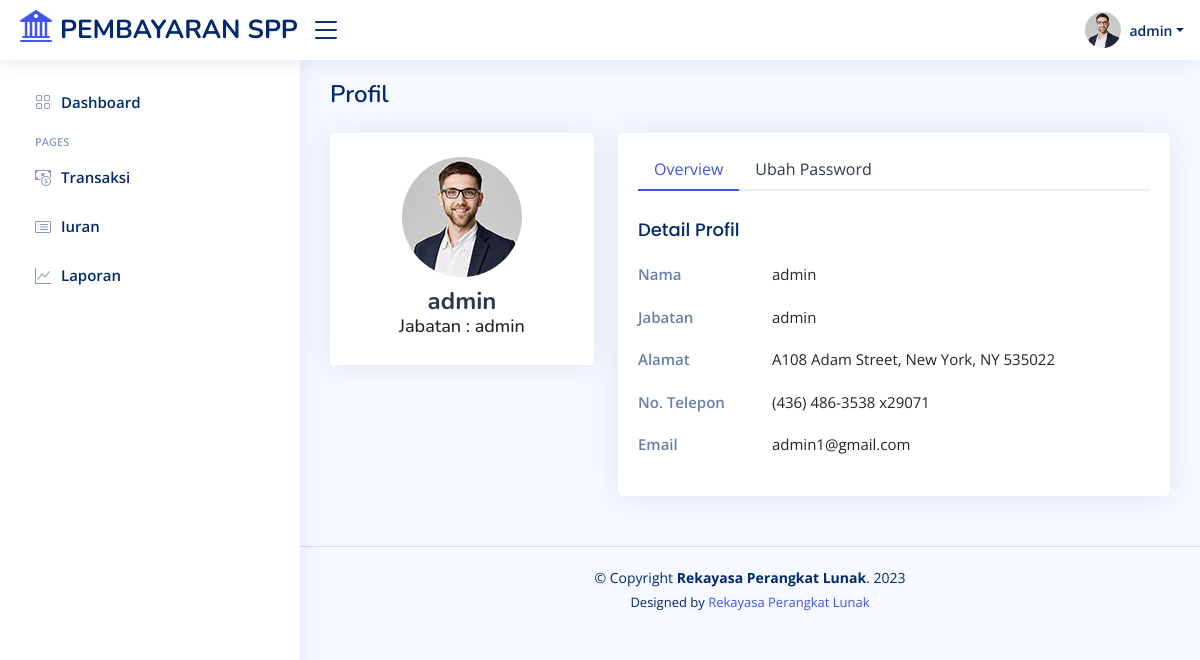
The app's page /views/profil.php (signed in) with its own data.
### tables this page shows
CREATE TABLE `users` (
  `id_user` int(20) NOT NULL,
  `nama` varchar(225) NOT NULL,
  `username` varchar(225) NOT NULL,
  `password` varchar(225) NOT NULL,
  `email` varchar(225) NOT NULL,
  `jabatan` varchar(20) NOT NULL,
  `foto` varchar(225) NOT NULL
);

### views/profil.php (the view, shortened to what this page needs)
<?php
  include "../back/koneksi.php";
  $id = $_SESSION['id_user'];
  $query = "SELECT * FROM users WHERE id_user = '$id'";
  $sql = mysqli_query($conn, $query);
  $result = mysqli_fetch_assoc($sql);
 ?>
<?php include "V_head.php"; ?>
  <?php include "V_header.php"; ?>
  <?php include "V_sidebar.php"; ?>
  <main id="main" class="main">
    <div class="pagetitle mb-4">
      <h1>Profil</h1>
    </div>
    <section class="section profile">
      <div class="row">
        <div class="col-xl-4">
          <div class="card">
            <div class="card-body profile-card pt-4 d-flex flex-column align-items-center">
              <img src="../assets/img/img_profil/<?php if($_SESSION['foto'] == "") {echo "profile-img.jpg";} else{echo $_SESSION['foto'];} ?>" alt="Profile" class="rounded-circle">
              <h2 class=""><?= $result['nama']; ?></h2>
              <h3>Jabatan : <?= $result['jabatan']; ?></h3>
            </div>
          </div>
        </div>
        <div class="col-xl-8">
          <div class="card">
            <div class="card-body pt-3">
              <ul class="nav nav-tabs nav-tabs-bordered">
                <li class="nav-item">
                  <button class="nav-link active" data-bs-toggle="tab" data-bs-target="#profile-overview">Overview</button>
                </li>
                <li class="nav-item">
                  <button class="nav-link" data-bs-toggle="tab" data-bs-target="#profile-change-password">Ubah Password</button>
                </li>
              </ul>
              <div class="tab-content pt-2">
                <div class="tab-pane fade show active profile-overview" id="profile-overview">
                  <h5 class="card-title">Detail Profil</h5>
                  <div class="row">
                    <div class="col-lg-3 col-md-4 label ">Nama</div>
                    <div class="col-lg-9 col-md-8"><?= $result['nama']; ?></div>
                  </div>
                  <div class="row">
                    <div class="col-lg-3 col-md-4 label">Jabatan</div>
                    <div class="col-lg-9 col-md-8"><?= $result['jabatan']; ?></div>
                  </div>
                  <div class="row">
                    <div class="col-lg-3 col-md-4 label">Alamat</div>
                    <div class="col-lg-9 col-md-8">A108 Adam Street, New York, NY 535022</div>
                  </div>
                  <div class="row">
                    <div class="col-lg-3 col-md-4 label">No. Telepon</div>
                    <div class="col-lg-9 col-md-8">(436) 486-3538 x29071</div>
                  </div>
                  <div class="row">
                    <div class="col-lg-3 col-md-4 label">Email</div>
                    <div class="col-lg-9 col-md-8"><?= $result['email']; ?></div>
                  </div>
                </div>
              </div>
            </div>
          </div>
        </div>
      </div>
    </section>
  </main>
<?php include "V_footer.php"; ?>

### assets/css/style.css (style rules this page uses)
:root { scroll-behavior: smooth; }
body { font-family: "Open Sans", sans-serif; background: #f6f9ff; color: #444444; }
h1, h2, h3, h4, h5, h6 { font-family: "Nunito", sans-serif; }
#main { margin-top: 60px; padding: 20px 30px; transition: all 0.3s; }
.pagetitle { margin-bottom: 10px; }
.pagetitle h1 { font-size: 24px; margin-bottom: 0; font-weight: 600; color: #012970; }
.card { margin-bottom: 30px; border: none; border-radius: 5px; box-shadow: 0px 0 30px rgba(1, 41, 112, 0.1); }
.card-title { padding: 20px 0 15px 0; font-size: 18px; font-weight: 500; color: #012970; font-family: "Poppins", sans-serif; }
.card-body { padding: 0 20px 20px 20px; }
.nav-tabs-bordered { border-bottom: 2px solid #ebeef4; }
.nav-tabs-bordered .nav-link { margin-bottom: -2px; border: none; color: #2c384e; }
.nav-tabs-bordered .nav-link.active { background-color: #fff; color: #4154f1; border-bottom: 2px solid #4154f1; }
@media (min-width: 1200px) { #main, #footer { margin-left: 300px; } }
.profile .profile-card img { max-width: 120px; }
.profile .profile-card h2 { font-size: 24px; font-weight: 700; color: #2c384e; margin: 10px 0 0 0; }
.profile .profile-card h3 { font-size: 18px; }
.profile .profile-overview .row { margin-bottom: 20px; font-size: 15px; }
.profile .profile-overview .card-title { color: #012970; }
.profile .profile-overview .label { font-weight: 600; color: rgba(1, 41, 112, 0.6); }

### records on screen
users: nama "admin", jabatan "admin", email "admin1@gmail.com"

### other values on screen
$_SESSION['nama'] "admin"
